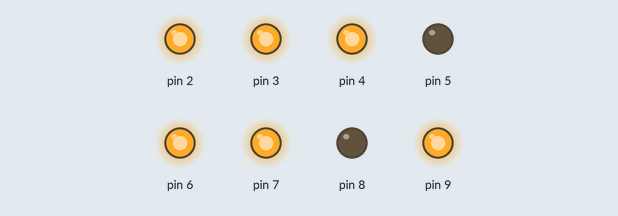
This sketch was run on a simulated Arduino Uno, built with avr-gcc and run on an emulated ATmega328P. Shown: output pins drawn as LEDs (lit = HIGH).

Above: at 0.2 s.
At 1.2 s:
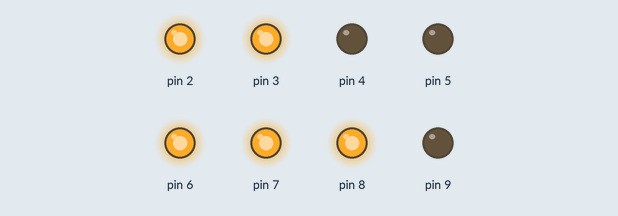
At 1.7 s:
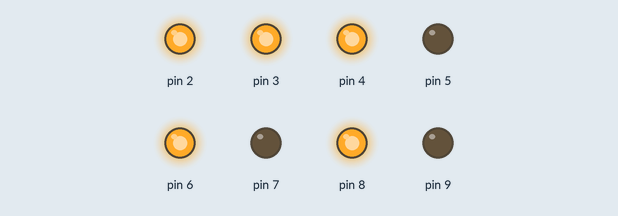
At 2.7 s:
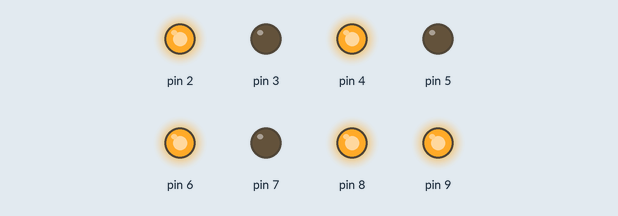
At 4.2 s:
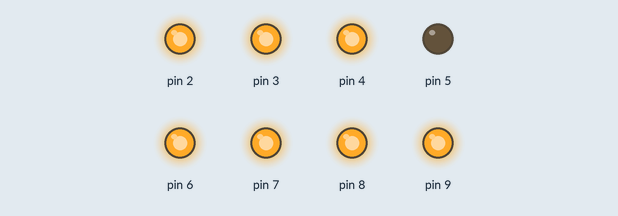
At 5.7 s:
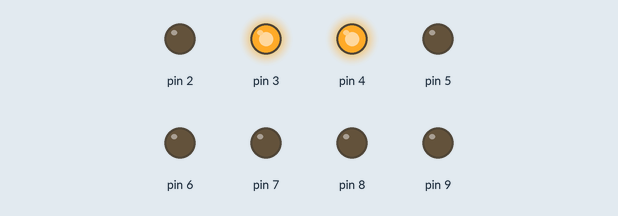
Timing chart, 0 to 6.5 s (numbered marks = the images above):
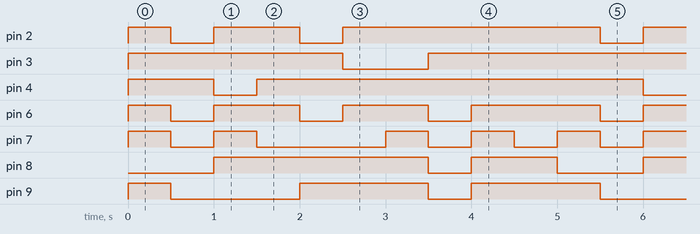

The sketch:

7c.ino
```cpp
/*
  2
9   3
  8
7   4
  6   5
*/


void setup()
{
  pinMode(2, OUTPUT);
  pinMode(3, OUTPUT);
  pinMode(4, OUTPUT);
  pinMode(5, OUTPUT);
  pinMode(6, OUTPUT);
  pinMode(7, OUTPUT);
  pinMode(8, OUTPUT);
  pinMode(9, OUTPUT);
}

void g1() {
  digitalWrite(2, LOW);
  digitalWrite(3, HIGH);
  digitalWrite(4, HIGH);
  digitalWrite(5, LOW);
  digitalWrite(6, LOW);
  digitalWrite(7, LOW);
  digitalWrite(8, LOW);
  digitalWrite(9, LOW);
}

void g2() {
  digitalWrite(2, HIGH);
  digitalWrite(3, HIGH);
  digitalWrite(4, LOW);
  digitalWrite(5, LOW);
  digitalWrite(6, HIGH);
  digitalWrite(7, HIGH);
  digitalWrite(8, HIGH);
  digitalWrite(9, LOW);
}

void g3() {
  digitalWrite(2, HIGH);
  digitalWrite(3, HIGH);
  digitalWrite(4, HIGH);
  digitalWrite(5, LOW);
  digitalWrite(6, HIGH);
  digitalWrite(7, LOW);
  digitalWrite(8, HIGH);
  digitalWrite(9, LOW);
}

void g4() {
  digitalWrite(2, LOW);
  digitalWrite(3, HIGH);
  digitalWrite(4, HIGH);
  digitalWrite(5, LOW);
  digitalWrite(6, LOW);
  digitalWrite(7, LOW);
  digitalWrite(8, HIGH);
  digitalWrite(9, HIGH);
}

void g5() {
  digitalWrite(2, HIGH);
  digitalWrite(3, LOW);
  digitalWrite(4, HIGH);
  digitalWrite(5, LOW);
  digitalWrite(6, HIGH);
  digitalWrite(7, LOW);
  digitalWrite(8, HIGH);
  digitalWrite(9, HIGH);
}

void g6() {
  digitalWrite(2, HIGH);
  digitalWrite(3, LOW);
  digitalWrite(4, HIGH);
  digitalWrite(5, LOW);
  digitalWrite(6, HIGH);
  digitalWrite(7, HIGH);
  digitalWrite(8, HIGH);
  digitalWrite(9, HIGH);
}

void g7() {
  digitalWrite(2, HIGH);
  digitalWrite(3, HIGH);
  digitalWrite(4, HIGH);
  digitalWrite(5, LOW);
  digitalWrite(6, LOW);
  digitalWrite(7, LOW);
  digitalWrite(8, LOW);
  digitalWrite(9, LOW);
}

void g8() {
  digitalWrite(2, HIGH);
  digitalWrite(3, HIGH);
  digitalWrite(4, HIGH);
  digitalWrite(5, LOW);
  digitalWrite(6, HIGH);
  digitalWrite(7, HIGH);
  digitalWrite(8, HIGH);
  digitalWrite(9, HIGH);
}

void g9() {
  digitalWrite(2, HIGH);
  digitalWrite(3, HIGH);
  digitalWrite(4, HIGH);
  digitalWrite(5, LOW);
  digitalWrite(6, HIGH);
  digitalWrite(7, LOW);
  digitalWrite(8, HIGH);
  digitalWrite(9, HIGH);
}

void g0() {
  digitalWrite(2, HIGH);
  digitalWrite(3, HIGH);
  digitalWrite(4, HIGH);
  digitalWrite(5, LOW);
  digitalWrite(6, HIGH);
  digitalWrite(7, HIGH);
  digitalWrite(8, LOW);
  digitalWrite(9, HIGH);
}

void loop()
{
  for (int i = 0; i <= 9; i++) {
    if (i==0) { g0(); }
    if (i==1) { g1(); }
    if (i==2) { g2(); }
    if (i==3) { g3(); }
    if (i==4) { g4(); }
    if (i==5) { g5(); }
    if (i==6) { g6(); }
    if (i==7) { g7(); }
    if (i==8) { g8(); }
    if (i==9) { g9(); }
    delay(500);
  }
}
```

Measured:
- by itself, pin 2: repeats every 5.0 s: LOW 0.50 s, HIGH 1.0 s, LOW 0.50 s, HIGH 3.0 s
- by itself, pin 3: repeats every 5.0 s: LOW 1.0 s, HIGH 4.0 s
- by itself, pin 4: repeats every 5.0 s: LOW 0.50 s, HIGH 4.5 s
- by itself, pin 6: repeats every 5.0 s: 2 × (LOW 0.50 s, HIGH 1.0 s), LOW 0.50 s, HIGH 1.5 s
- by itself, pin 7: repeats every 5.0 s: LOW 0.50 s, HIGH 0.50 s, LOW 1.5 s, 2 × (HIGH 0.50 s, LOW 0.50 s), HIGH 0.50 s
- by itself, pin 8: repeats every 5.0 s: LOW 0.50 s, HIGH 1.0 s, LOW 1.0 s, HIGH 2.5 s
- by itself, pin 9: repeats every 5.0 s: LOW 1.5 s, HIGH 1.5 s, LOW 0.50 s, HIGH 1.5 s
